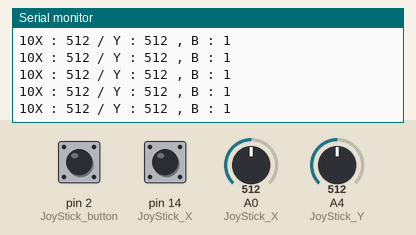
Recording of a sketch running on a simulated Arduino Uno, built with avr-gcc and run on an emulated ATmega328P. Shown: the last lines printed to the serial monitor. The test bench sets the inputs (shaded band); at power-on: A0 (JoyStick_X) = 512, A4 (JoyStick_Y) = 512, pin 2 (JoyStick_button) HIGH, pin 14 (JoyStick_X) HIGH.

Above: at 1.2 s.
1.3 s: A0 (JoyStick_X) set to 716
At 1.34 s:
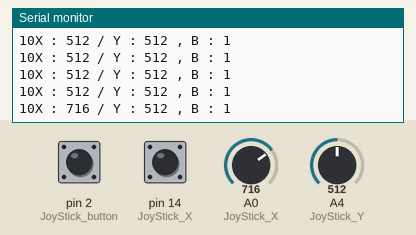
4.3 s: A4 (JoyStick_Y) set to 0
At 4.37 s:
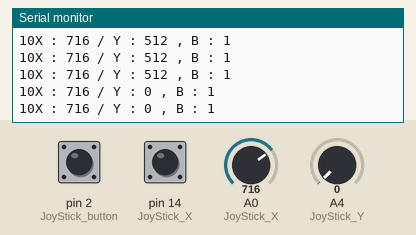
7.3 s: pin 2 (JoyStick_button) pulled LOW for 0.15 s
10.4 s: pin 14 (JoyStick_X) pulled LOW for 0.15 s
At 10.52 s:
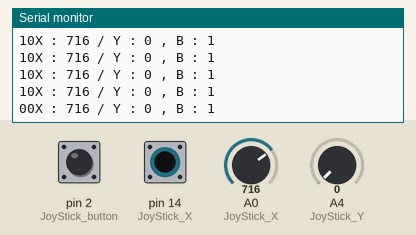
13.5 s: A4 (JoyStick_Y) set to 122
At 13.54 s:
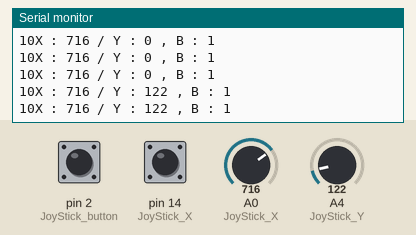
16.5 s: A0 (JoyStick_X) set to 1023
At 16.57 s:
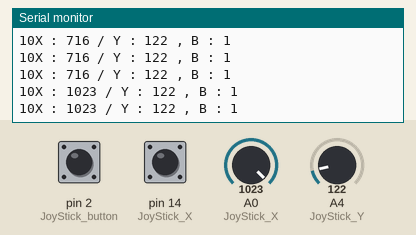
Timing chart, 0 to 19.5 s (numbered marks = the images above; inputs shaded):
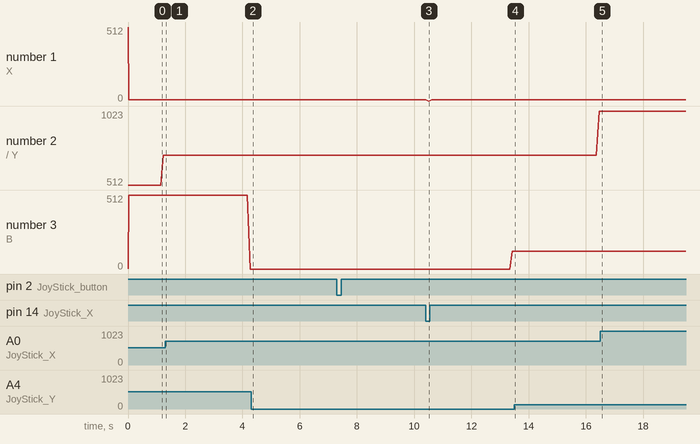

The sketch:

joystick_code.ino
```cpp
int JoyStick_X = 0; // Analog Pin  X
int JoyStick_Y = 4; // // Analog Pin  Y
int JoyStick_button = 2; // IO Pin

const int buttonPin = 14;
const int switchPin = 13;
int buttonState = 0;
int switchState = 0;


void setup()
{
    // Joystick
    pinMode(JoyStick_X, INPUT);
    pinMode(JoyStick_Y, INPUT);
    pinMode(JoyStick_button, INPUT_PULLUP);

    // Button
    pinMode(buttonPin, INPUT_PULLUP);
    pinMode(switchPin, INPUT_PULLUP);


    Serial.begin(9600);
}
void loop()
{
    int x, y, button;
    x = analogRead(JoyStick_X); //  X
    y = analogRead(JoyStick_Y); //  Y
    button = digitalRead(JoyStick_button); //
    //x = map(x, 0, 4095, -512, 512);
    //y = map(y, 0, 4095, 512, -512);

    Serial.print("X : ");
    Serial.print(x, DEC);
    Serial.print(" / Y : ");
    Serial.print(y, DEC);
    Serial.print(" , B : ");
    Serial.println(button, DEC);

    buttonState = digitalRead(buttonPin);
    switchState = digitalRead(switchState);

    Serial.print(buttonState);
    Serial.print(switchState);


    delay(100);
}
```

Measured:
- after the input at 4.3 s, the serial monitor: prints a new line after 0.06 s (image 2)
- after the input at 10.4 s, the serial monitor: prints a new line after 0.11 s (image 3)
- after the input at 13.5 s, the serial monitor: prints a new line at once (image 4)
- after the input at 16.5 s, the serial monitor: prints a new line after 0.07 s (image 5)
- plotted number 2: 716 → 1023 after the input at 13.5 s
- plotted number 3: 512 → 0 after the input at 1.3 s, 0 → 122 after the input at 10.4 s
